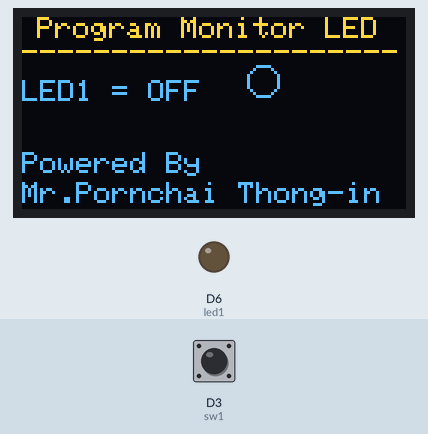
Recording of a sketch running on a simulated ESP8266 (NodeMCU). Parts: 128×64 one-colour display, output pins drawn as LEDs (lit = HIGH). The test bench sets the inputs (shaded band); at power-on: D3 (sw1) HIGH. The OLED is the two-colour kind (top 16 rows yellow).

Above: at 3.2 s.
3.3 s: D3 (sw1) pulled LOW for 0.15 s
At 4.1 s:
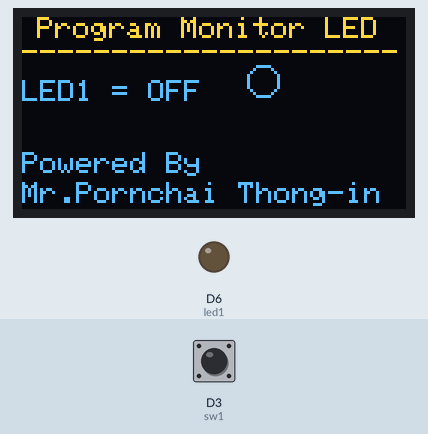
4.9 s: D3 (sw1) pulled LOW for 3.2 s
At 5.3 s:
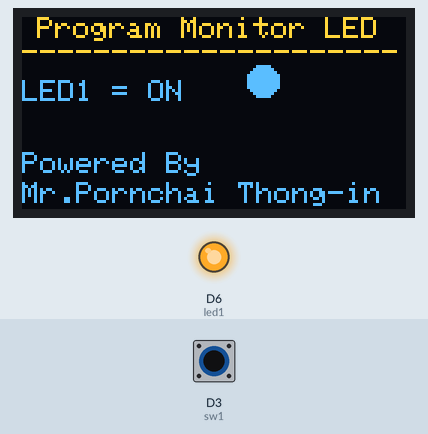
Timing chart, 0 to 9.6 s (numbered marks = the images above; inputs shaded):
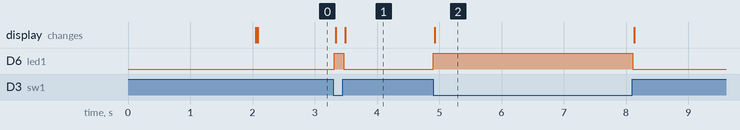

Measured:
- after the input at 3.3 s, D6 (led1): LOW → HIGH at once, → LOW 0.15 s later; the display: first changes at once (image 1 shows a later state)
- after the input at 4.9 s, D6 (led1): LOW → HIGH at once, → LOW 3.2 s later; the display: changes at once (image 2)

The sketch:

oledSW.ino
```cpp
#include <Wire.h>
#include <Adafruit_GFX.h>
#include <Adafruit_SSD1306.h>

#define SCREEN_WIDTH 128 // OLED display width, in pixels
#define SCREEN_HEIGHT 64 // OLED display height, in pixels

// Declaration for an SSD1306 display connected to I2C (SDA, SCL pins)
Adafruit_SSD1306 display(SCREEN_WIDTH, SCREEN_HEIGHT, &Wire, -1);

int sw1 = D3;
int led1 = D6;
int swState = 0;

void setup() {
  Serial.begin(9600);
  pinMode(sw1, INPUT);
  pinMode(led1, OUTPUT);

  if(!display.begin(SSD1306_SWITCHCAPVCC, 0x3C)) { // Address 0x3D for 128x64
    Serial.println(F("SSD1306 allocation failed"));
    for(;;);
  }
  delay(2000);
  display.clearDisplay();

  display.setTextSize(1);
  display.setTextColor(WHITE,BLACK); // Draw white text
  display.setCursor(5, 0);
  // Display static text
  display.println("Program Monitor LED");
  display.setCursor(0, 8);
  display.println("---------------------");
  display.setCursor(0, 45);
  display.println("Powered By");
  display.setCursor(0, 55);
  display.println("Mr.Pornchai Thong-in");
  display.display();
}


void onled(){
  digitalWrite(led1, HIGH);
  display.setTextSize(1);
  display.setTextColor(WHITE,BLACK); // Draw white text
  display.setCursor(0, 21);
  display.println("LED1 = ON ");
  display.drawCircle(80, 21, 5, BLACK);
  display.fillCircle(80, 21, 5, WHITE);
  display.display();
}

void offled(){
  digitalWrite(led1, LOW);
  display.setTextSize(1);
  display.setTextColor(WHITE,BLACK); // Draw white text
  display.setCursor(0, 21);
  display.println("LED1 = OFF");
  display.fillCircle(80, 21, 5, BLACK);
  display.drawCircle(80, 21, 5, WHITE);
  display.display();
}

void loop() {

  swState = digitalRead(sw1);
  if(swState == LOW){
      onled();
    }else{
    offled();
    }
}
```
